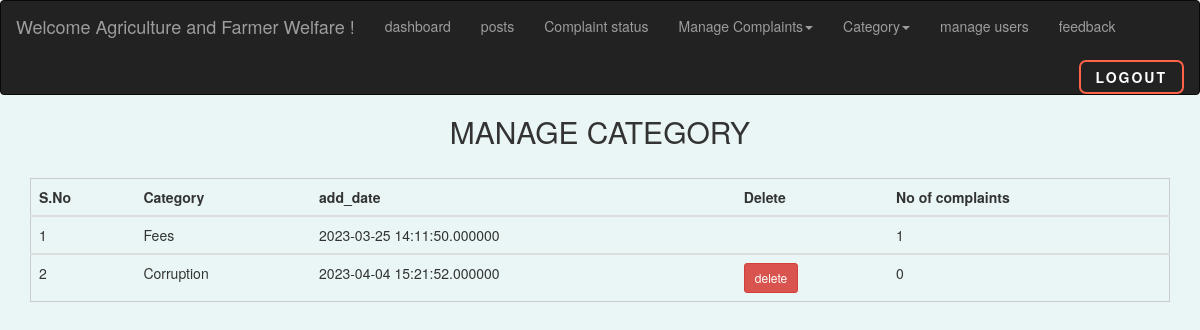
The app's page /ed_mcategory.php (signed in) with its own data.
### tables this page shows
CREATE TABLE `edu_add` (
  `id` int(250) NOT NULL,
  `cat` varchar(50) NOT NULL,
  `date` datetime(6) NOT NULL
);

### ed_mcategory.php (the view, shortened to what this page needs)
<?php
include("dbconnect.php");
?>
<!DOCTYPE html>
<html>
<head>
  <link rel="stylesheet" href="https://maxcdn.bootstrapcdn.com/bootstrap/3.4.1/css/bootstrap.min.css">
  </head>
  <body style="background-color: #eaf6f6;">
    <nav class="navbar navbar-inverse">
      <div class="container-fluid">
    <div class="navbar-header">
      <a class="navbar-brand">Welcome <?php echo $_SESSION['aname']; ?> !</a>
    </div>
    <ul class="nav navbar-nav">
    <li><a href="ed_notify.php">dashboard</a></li>
    <li><a href="edupost.php">posts</a></li>
    <li><a href="a_edu.php">Complaint status</a></li>
      <li class="dropdown">
      <a class="dropdown-toggle" data-toggle="dropdown" href="#">Manage Complaints<span class="caret"></span></a>
          </li>
        <li class="dropdown">
      <a class="dropdown-toggle" data-toggle="dropdown" href="#">Category<span class="caret"></span></a>
          </li>
          <li><a href="ed_umanage.php">manage users</a></li>
          <li><a href="a_edfeed.php">feedback</a></li>
        </ul>
    <form method="get"><button class="back" name="logout">Logout</button></form>
  </div>
  </nav>
	<div>
     <h2 style="text-align: center;">MANAGE CATEGORY</h2>
  <br>
  <table  style="margin: 0 auto; width: 95%; border: 1px solid #ccc;" class="table">
    <thead>
    <tr>
      <th scope="col">S.No</th>
            <th scope="col">Category</th>
            <th scope="col">add_date</th>
            <th scope="col">Delete</th>
            <th scope="col">No of complaints</th>
          </tr>
        </thead>
            <?php
            $qry1=mysqli_query($conn,"select * from edu_add");
            while ($row=mysqli_fetch_array($qry1))
            {
            ?>
            <tbody>
      <td scope="row"></td>
            <td><?php   echo $row['cat'];  ?></td>
            <td><?php   echo $row['date'];  ?></td>
            <td>
            <?php
             $cat = $row['cat'];
            $qry=mysqli_query($conn,"select * from education where cat='$cat'");
            $count=mysqli_num_rows($qry);
            if ($count<=0) {
              ?>
            <a type="button" class="btn btn-danger btn-sm" href='?id=<?php echo $row['id']?>'>delete </a>
            <?php
          }
          ?>
        </td>
        <td><?php echo $count; ?></td>
        </tbody>
          <?php
          }
          ?>
        </table>
	</div>
</body>
</html>

### ed_mcategory.php (style rules this page uses)
.back { position: relative; padding: 5px 15px; border-radius: 7px; border: 2px solid rgb(255, 99, 71); font-size: 14px; text-transform: uppercase; font-weight: 600; letter-spacing: 2px; background: transparent; color: #fff; overflow: hidden; box-shadow: 0 0 0 0 transparent; -webkit-transition: all 0.2s ease-in; -moz-transition: all 0.2s ease-in; transition: all 0.2s ease-in; float: right; margin-left: 9px; margin-top: 9px; }
.back::before { content: ''; display: block; width: 0px; height: 86%; position: absolute; top: 7%; left: 0%; opacity: 0; background: #fff; box-shadow: 0 0 50px 30px #fff; -webkit-transform: skewX(-20deg); -moz-transform: skewX(-20deg); -ms-transform: skewX(-20deg); -o-transform: skewX(-20deg); transform: skewX(-20deg); }
body { counter-reset: serial; overflow-x: hidden; }
tr td:first-child:before { counter-increment: serial; content: counter(serial); }

### records on screen
edu_add: cat "Fees", date "2023-03-25 14:11:50.000000", count "1"
edu_add: cat "Corruption", date "2023-04-04 15:21:52.000000", count "0"

### other values on screen
$_SESSION['aname'] "Agriculture and Farmer Welfare"
